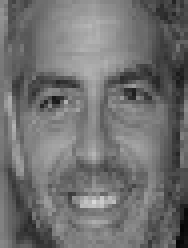
#> input picture extracted-celeb-data/George_Clonney/George_Clonney-10.png, 47 x 62 px, given as the content of the folder e/MyDrive/My Projects/face-verification-with-siamese-network, which was not available (shown 4 times larger)
$ jupyter execute face-extraction.ipynb   (shell and % lines are left out)
#> lines starting #> are read from the running program, lines starting #| are printed output that depends on the picture; pictures that were not available may be replaced by others from this repository, and a replacement may not be noted
[cell 1]
%cd "/content/drive/MyDrive/My Projects/face-verification-with-siamese-network"

[cell 2]
from imutils import paths
import numpy as np
import imutils
import cv2
import os

[cell 3]
def face_detection(image):
  # get the path of harrcascade file and
  # then read it
  cascadePath = "haarcascade_frontalface_default.xml"
  detector = cv2.CascadeClassifier(cascadePath)

  gray = cv2.cvtColor(image, cv2.COLOR_BGR2GRAY)
  rects = detector.detectMultiScale(gray, scaleFactor=1.05,
	minNeighbors=10, minSize=(30, 30),
	flags=cv2.CASCADE_SCALE_IMAGE)

  return rects

[cell 4]
def load_face_dataset(inputPath):

  # make a folder with the name of "extracted-celeb-data"
  # if the folder exists then continue
#> called with inputPath = 'raw-celeb-data'
  try:
    os.mkdir("extracted-celeb-data")
  except:
    pass

  # get all the image paths in the dataset folder structure and grab
  # the name(i.e. groundtruth) of all the images and count each of them
  # and then put all of the groundtruths into a list
  imagePaths = list(paths.list_images(inputPath))
  names = [p.split(os.path.sep)[-2] for p in imagePaths]
  (names , counts) = np.unique(names , return_counts = True)
  names = names.tolist()

  # loop over all of the image paths
  count = 1
  for imagePath in imagePaths:
    # read the image and grab the image label
    image = cv2.imread(imagePath)
#> image is the input picture: shape (62, 47, 3); min 4, max 217, mean 112.1
    name = imagePath.split(os.path.sep)[-2]
    count += 1

    # perform face detection
    boxes = face_detection(image)
#> in face_detection, `rects = detector.detectMultiScale(gray, scaleFactor=1.05, minNeighbors..`: rects = [[3, 7, 43, 43]]
#> boxes = [[3, 7, 43, 43]]

    # loop over the bounding boxes
    for (x , y , w , h) in boxes:
      try:
        # extract the face ROI, resize it and convert
        # it into grayscale format
        faceROI = image[y:y+h , x:x+w]
        faceROI = cv2.resize(faceROI , (47 , 62))
        faceROI = cv2.cvtColor(faceROI , cv2.COLOR_BGR2GRAY)

        # create a folder with the name of instance label
        # into "extracted-celeb-data" directory. if the folder
        # already exists then continue
        try:
          os.mkdir("extracted-celeb-data/{0}".format(name))
        except:
          pass

        # save the image into prespecified directory
        cv2.imwrite("extracted-celeb-data/{0}/{0}-{1}.png".format(name , count) , faceROI)
      except:
        continue
#> this loop made 1 pass
#> pass 1, in load_face_dataset, `faceROI = image[y:y+h , x:x+w]`:
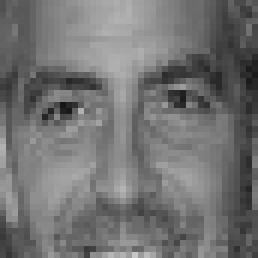
#> faceROI: shape (43, 43, 3) (shown 6 times larger); min 22, max 198, mean 114.3
#> pass 1, in load_face_dataset, `faceROI = cv2.resize(faceROI , (47 , 62))`:
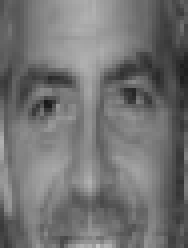
#> faceROI: shape (62, 47, 3) (shown 4 times larger); min 24, max 194, mean 114.2

$ run again, on extracted-celeb-data/Matt_Damon/Matt_Damon-64.png
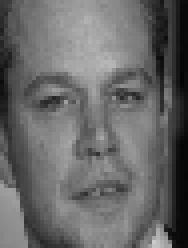
#> input picture extracted-celeb-data/Matt_Damon/Matt_Damon-64.png, 47 x 62 px, given as the content of the folder e/MyDrive/My Projects/face-verification-with-siamese-network, which was not available (shown 4 times larger)
#> in load_face_dataset, image is the input picture: shape (62, 47, 3); min 4, max 202, mean 104.1
#> rects = [[3, 8, 42, 42]]
#> the loop in load_face_dataset, `for (x , y , w , h) in boxes:` made 1 pass
#> pass 1, in load_face_dataset, `faceROI = image[y:y+h , x:x+w]`:
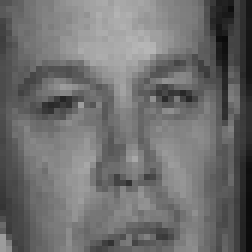
#> faceROI: shape (42, 42, 3) (shown 6 times larger); min 11, max 182, mean 109.9
#> pass 1, in load_face_dataset, `faceROI = cv2.resize(faceROI , (47 , 62))`:
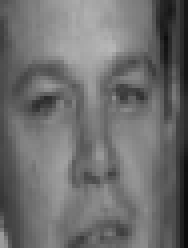
#> faceROI: shape (62, 47, 3) (shown 4 times larger); min 12, max 182, mean 109.7

$ run again, on extracted-celeb-data/Matt_Damon/Matt_Damon-65.png
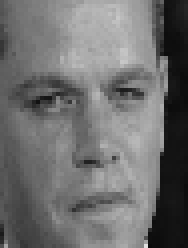
#> input picture extracted-celeb-data/Matt_Damon/Matt_Damon-65.png, 47 x 62 px, given as the content of the folder e/MyDrive/My Projects/face-verification-with-siamese-network, which was not available (shown 4 times larger)
#> in load_face_dataset, image is the input picture: shape (62, 47, 3); min 10, max 223, mean 110.4
#> rects = [[2, 8, 43, 43]]
#> the loop in load_face_dataset, `for (x , y , w , h) in boxes:` made 1 pass
#> pass 1, in load_face_dataset, `faceROI = image[y:y+h , x:x+w]`:
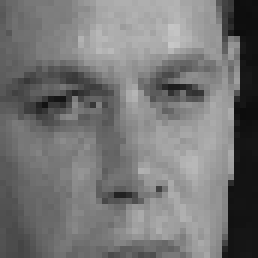
#> faceROI: shape (43, 43, 3) (shown 6 times larger); min 12, max 199, mean 116.8
#> pass 1, in load_face_dataset, `faceROI = cv2.resize(faceROI , (47 , 62))`:
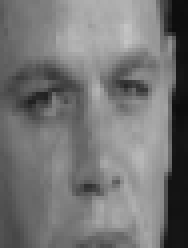
#> faceROI: shape (62, 47, 3) (shown 4 times larger); min 12, max 196, mean 116.7
